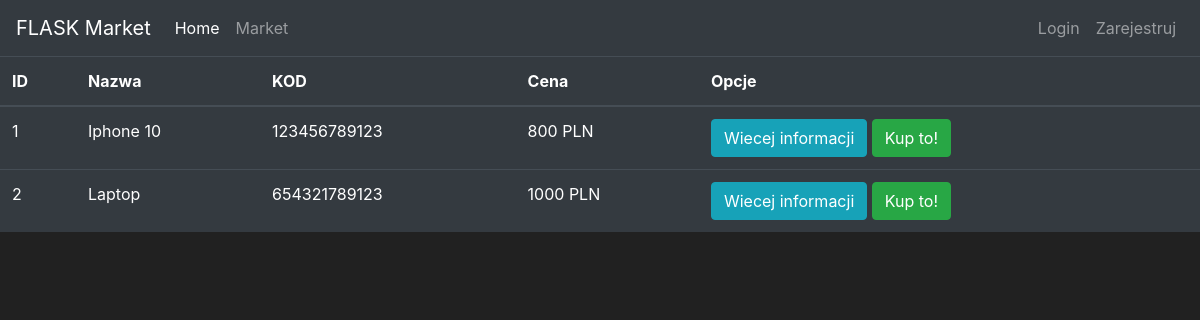
/market, run on an earlier commit of the app's database.
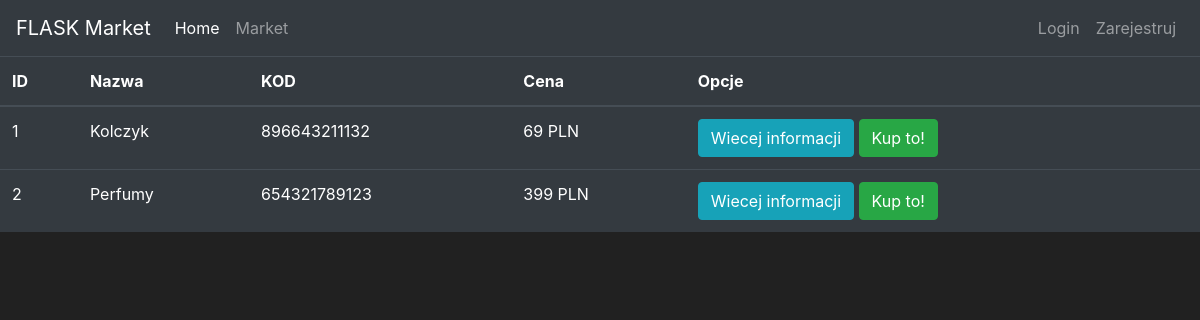
And on a later commit of the database.
### market/models.py (models this page shows, shortened)
class Item(db.Model):
    id = db.Column(db.Integer(), primary_key=True)
    name = db.Column(db.String(length=30), nullable=False, unique=True)
    price = db.Column(db.Integer(), nullable=False)
    barcode = db.Column(db.String(length=12), nullable=False, unique=True)
    description = db.Column(db.String(length=1024), nullable=False, unique=True)
    owner = db.Column(db.Integer(), db.ForeignKey('user.id'))

### market/routes.py (the view)
@app.route('/market')
def market_page():
    items = Item.query.all()
    return render_template('market.html', items=items)

### market/templates/market.html (shortened to what this page needs)
{% extends 'base.html' %}
{% block content %}
      <table class="table table-hover table-dark">
        <thead>
            <tr>
                <th scope="col">ID</th>
                <th scope="col">Nazwa</th>
                <th scope="col">KOD</th>
                <th scope="col">Cena</th>
                <th scope="col">Opcje</th>
            </tr>
        </thead>
        <tbody>
            {% for item in items %}
                <tr>
                    <td>{{ item.id }}</td>
                    <td>{{ item.name }}</td>
                    <td>{{ item.barcode }}</td>
                    <td>{{ item.price }} PLN</td>
                    <td>
                        <button class="btn btn-outline btn-info">Wiecej informacji</button>
                        <button class="btn btn-outline btn-success">Kup to!</button>
                    </td>
                </tr>
            {% endfor %}
        </tbody>
    </table>
{% endblock %}

### market/templates/base.html (shortened to what this page needs)
<!doctype html>
<html lang="pl">
   <head>
      <link rel="stylesheet" href="https://cdn.jsdelivr.net/npm/bootstrap@4.5.3/dist/css/bootstrap.min.css">
   </head>
   <body>
    <nav class="navbar navbar-expand-md navbar-dark bg-dark">
      <a class="navbar-brand" href="#">FLASK Market</a>
      <div class="collapse navbar-collapse" id="navbarNav">
        <ul class="navbar-nav mr-auto">
            <li class="nav-item active">
                <a class="nav-link" href="{{ url_for('home_page') }}">Home <span class="sr-only">(current)</span></a>
            </li>
            <li class="nav-item">
                <a class="nav-link" href="{{ url_for('market_page') }}">Market</a>
            </li>
        </ul>
        <ul class="navbar-nav">
            <li class="nav-item">
                <a class="nav-link" href="#">Login</a>
            </li>
            <li class="nav-item">
                <a class="nav-link" href="{{ url_for('register_page') }}">Zarejestruj</a>
            </li>
        </ul>
      </div>
    </nav>
      {% block content %}
      {% endblock %}
   </body>
</html>

### market/templates/base.html (style rules this page uses)
body { background-color: #212121; color: white }

What changed in the data, as far as the page shows it:
changed Item id 1: name "Iphone 10" → "Kolczyk"; barcode "123456789123" → "896643211132"; price "800" → "69"
changed Item id 2: name "Laptop" → "Perfumy"; price "1000" → "399"
